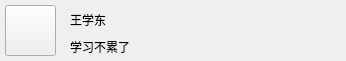
<?xml version="1.0" encoding="UTF-8"?>
<ui version="4.0">
 <class>useritem</class>
 <widget class="QWidget" name="useritem">
  <property name="geometry">
   <rect>
    <x>0</x>
    <y>0</y>
    <width>346</width>
    <height>61</height>
   </rect>
  </property>
  <property name="minimumSize">
   <size>
    <width>346</width>
    <height>61</height>
   </size>
  </property>
  <property name="maximumSize">
   <size>
    <width>346</width>
    <height>61</height>
   </size>
  </property>
  <property name="windowTitle">
   <string>Form</string>
  </property>
  <widget class="QPushButton" name="pb_icon">
   <property name="geometry">
    <rect>
     <x>5</x>
     <y>5</y>
     <width>51</width>
     <height>51</height>
    </rect>
   </property>
   <property name="text">
    <string/>
   </property>
  </widget>
  <widget class="QLabel" name="lb_feeling">
   <property name="geometry">
    <rect>
     <x>70</x>
     <y>35</y>
     <width>151</width>
     <height>23</height>
    </rect>
   </property>
   <property name="text">
    <string>学习不累了</string>
   </property>
  </widget>
  <widget class="QLabel" name="lb_name">
   <property name="geometry">
    <rect>
     <x>70</x>
     <y>4</y>
     <width>151</width>
     <height>32</height>
    </rect>
   </property>
   <property name="text">
    <string>王学东</string>
   </property>
  </widget>
 </widget>
 <resources/>
 <connections/>
</ui>
